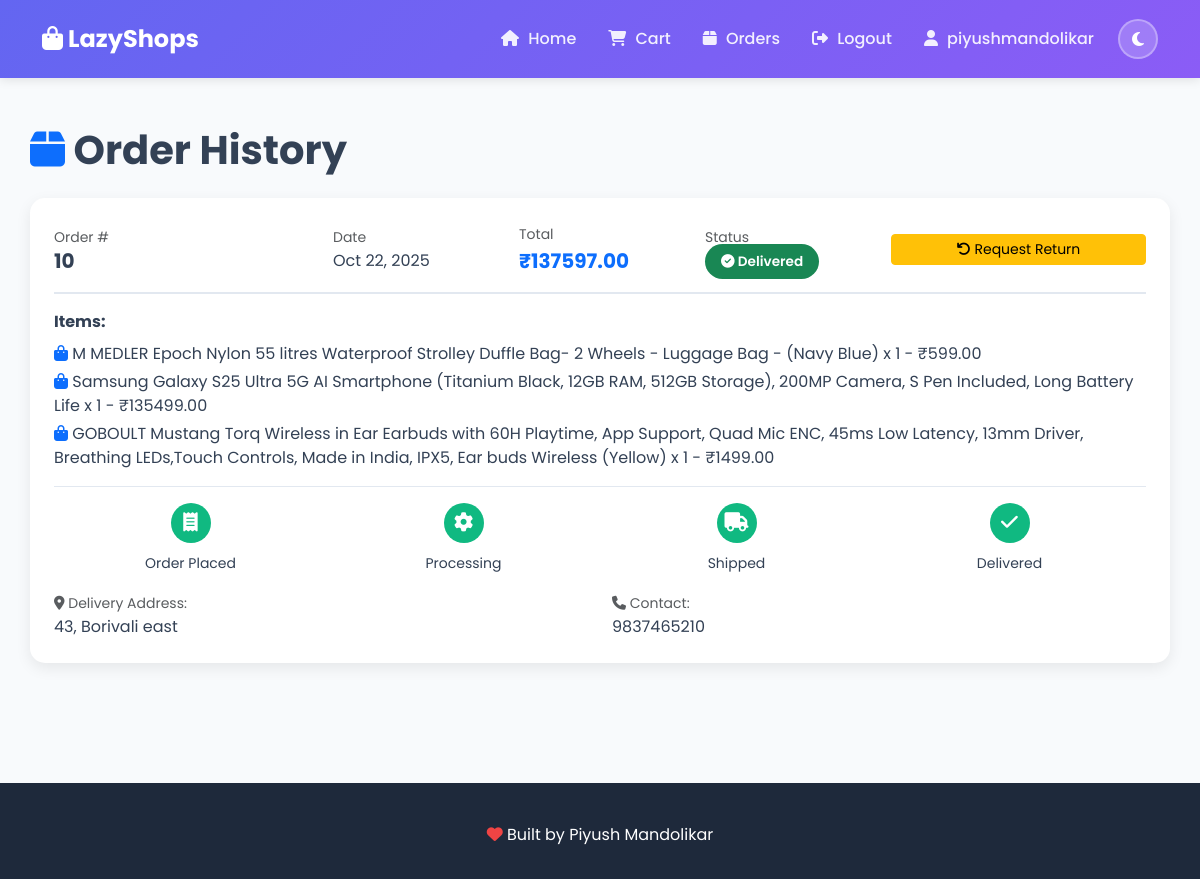
/order-history/ (signed in), run on the app's committed database.
### shop/models.py (models this page shows, shortened)
class Order(models.Model):
    STATUS_CHOICES = [
        ('pending', 'Pending'),
        ('processing', 'Processing'),
        ('shipped', 'Shipped'),
        ('delivered', 'Delivered'),
        ('cancelled', 'Cancelled'),
    ]
    customer = models.ForeignKey(User, on_delete=models.CASCADE)
    total_price = models.DecimalField(max_digits=10, decimal_places=2)
    address = models.CharField(max_length=300)
    phone = models.CharField(max_length=20)
    date = models.DateTimeField(default=datetime.datetime.now)
    status = models.CharField(max_length=20, choices=STATUS_CHOICES, default='pending')
    @staticmethod
    def get_orders_by_customer(customer_id):
        return Order.objects.filter(customer=customer_id).order_by('-date')

class OrderItem(models.Model):
    order = models.ForeignKey(Order, on_delete=models.CASCADE, related_name='items')
    product = models.ForeignKey(Product, on_delete=models.CASCADE)
    quantity = models.IntegerField(default=1)
    price = models.DecimalField(max_digits=10, decimal_places=2)

class Product(models.Model):
    name = models.TextField()
    price = models.DecimalField(max_digits=10, decimal_places=2)
    description = models.TextField()
    image = models.ImageField(upload_to='products/', blank=True, null=True)  # Keep for backward compatibility
    stock = models.IntegerField(default=0)
    seller = models.ForeignKey(User, on_delete=models.CASCADE, related_name='products')
    created_at = models.DateTimeField(auto_now_add=True)

### shop/views.py (the view)
# urls.py: path('order-history/', views.order_history, name='order_history'),
@login_required(login_url='login')
def order_history(request):
    orders = Order.get_orders_by_customer(request.user.id)
    return render(request, 'order_history.html', {'orders': orders})

### shop/models.py (called while the page is built)
    def is_seller(self):
        return self.user_type == 'seller'

### templates/order_history.html (shortened to what this page needs)
{% extends 'base.html' %}
{% block content %}
<h1 class="mb-4 fw-bold">
    <i class="fas fa-box text-primary"></i> Order History
</h1>
{% if orders %}
    {% for order in orders %}
    <div class="order-card">
        <div class="order-header">
            <div class="row align-items-center">
                <div class="col-md-3">
                    <small class="text-muted">Order #</small>
                    <h5 class="mb-0 fw-bold">{{ order.id }}</h5>
                </div>
                <div class="col-md-2">
                    <small class="text-muted">Date</small>
                    <p class="mb-0">{{ order.date|date:"M d, Y" }}</p>
                </div>
                <div class="col-md-2">
                    <small class="text-muted">Total</small>
                    <p class="mb-0 fw-bold text-primary fs-5">₹{{ order.total_price }}</p>
                </div>
                <div class="col-md-2">
                    <small class="text-muted">Status</small>
                    <p class="mb-0">
                        {% if order.status == 'pending' %}
                            <span class="status-badge bg-warning text-dark">
                                <i class="fas fa-clock"></i> Pending
                            </span>
                        {% elif order.status == 'processing' %}
                            <span class="status-badge bg-info text-white">
                                <i class="fas fa-cog fa-spin"></i> Processing
                            </span>
                        {% elif order.status == 'shipped' %}
                            <span class="status-badge bg-primary text-white">
                                <i class="fas fa-shipping-fast"></i> Shipped
                            </span>
                        {% elif order.status == 'delivered' %}
                            <span class="status-badge bg-success text-white">
                                <i class="fas fa-check-circle"></i> Delivered
                            </span>
                        {% elif order.status == 'cancelled' %}
                            <span class="status-badge bg-danger text-white">
                                <i class="fas fa-times-circle"></i> Cancelled
                            </span>
                        {% endif %}
                    </p>
                </div>
                <div class="col-md-3">
                    {% if order.status == 'pending' or order.status == 'processing' %}
                        <a href="{% url 'cancel_order' order.id %}" class="btn btn-sm btn-danger w-100"
                           onclick="return confirm('Are you sure you want to cancel this order?')">
                            <i class="fas fa-times-circle"></i> Cancel Order
                        </a>
                    {% elif order.status == 'delivered' %}
                        {% if order.return_requests.exists %}
                            {% with return_req=order.return_requests.first %}
                                {% if return_req.status == 'pending' %}
                                    <span class="badge bg-warning text-dark w-100 py-2">
                                        <i class="fas fa-hourglass-half"></i> Return Pending
                                    </span>
                                {% elif return_req.status == 'approved' %}
                                    <span class="badge bg-info text-white w-100 py-2">
                                        <i class="fas fa-check-circle"></i> Return Approved
                                    </span>
                                {% elif return_req.status == 'rejected' %}
                                    <span class="badge bg-danger text-white w-100 py-2">
                                        <i class="fas fa-times-circle"></i> Return Rejected
                                    </span>
                                {% elif return_req.status == 'item_received' %}
                                    <span class="badge bg-success text-white w-100 py-2">
                                        <i class="fas fa-box"></i> Item Received
                                    </span>
                                {% elif return_req.status == 'refund_processing' %}
                                    <span class="badge bg-primary text-white w-100 py-2">
                                        <i class="fas fa-money-bill-wave"></i> Refund Processing
                                    </span>
                                {% elif return_req.status == 'refund_completed' %}
                                    <span class="badge bg-success text-white w-100 py-2">
                                        <i class="fas fa-check-double"></i> Refund Completed
                                    </span>
                                {% endif %}
                            {% endwith %}
                        {% else %}
                            <a href="{% url 'request_return' order.id %}" class="btn btn-sm btn-warning w-100">
                                <i class="fas fa-undo"></i> Request Return
                            </a>
                        {% endif %}
                    {% endif %}
                </div>
            </div>
        </div>
        <div class="mb-3">
            <strong>Items:</strong>
            <ul class="list-unstyled mt-2">
                {% for item in order.items.all %}
                <li class="mb-1">
                    <i class="fas fa-shopping-bag text-primary"></i>
                    {{ item.product.name }} x {{ item.quantity }} - ₹{{ item.price }}
                </li>
                {% endfor %}
            </ul>
        </div>
        {% if order.status != 'cancelled' %}
        <div class="order-timeline">
            <div class="timeline-step completed">
                <div class="timeline-icon">
                    <i class="fas fa-receipt"></i>
                </div>
                <small>Order Placed</small>
            </div>
            <div class="timeline-step {% if order.status == 'processing' or order.status == 'shipped' or order.status == 'delivered' %}completed{% elif order.status == 'pending' %}active{% endif %}">
                <div class="timeline-icon">
                    <i class="fas fa-cog"></i>
                </div>
                <small>Processing</small>
            </div>
            <div class="timeline-step {% if order.status == 'shipped' or order.status == 'delivered' %}completed{% elif order.status == 'processing' %}active{% endif %}">
                <div class="timeline-icon">
                    <i class="fas fa-truck"></i>
                </div>
                <small>Shipped</small>
            </div>
            <div class="timeline-step {% if order.status == 'delivered' %}completed active{% endif %}">
                <div class="timeline-icon">
                    <i class="fas fa-check"></i>
                </div>
                <small>Delivered</small>
            </div>
        </div>
        {% endif %}
        <div class="row mt-3">
            <div class="col-md-6">
                <small class="text-muted">
                    <i class="fas fa-map-marker-alt"></i> Delivery Address:
                </small>
                <p class="mb-0">{{ order.address }}</p>
            </div>
            <div class="col-md-6">
                <small class="text-muted">
                    <i class="fas fa-phone"></i> Contact:
                </small>
                <p class="mb-0">{{ order.phone }}</p>
            </div>
        </div>
    </div>
    {% endfor %}
{% endif %}
{% endblock %}

### templates/base.html (shortened to what this page needs)
<!DOCTYPE html>
<html lang="en" data-bs-theme="light">
<head>
    <link href="https://cdn.jsdelivr.net/npm/bootstrap@5.3.2/dist/css/bootstrap.min.css" rel="stylesheet">
    <link rel="stylesheet" href="https://cdnjs.cloudflare.com/ajax/libs/font-awesome/6.5.1/css/all.min.css">
</head>
<body>
<nav class="navbar navbar-expand-lg navbar-dark">
    <div class="container">
        <a class="navbar-brand" href="{% url 'home' %}">
            <i class="fas fa-shopping-bag"></i> LazyShops
        </a>
        <div class="collapse navbar-collapse" id="navbarNav">
    <ul class="navbar-nav ms-auto align-items-center">
        <li class="nav-item">
            <a class="nav-link" href="{% url 'home' %}">
                <i class="fas fa-home"></i> Home
            </a>
        </li>
        {% if user.is_authenticated %}
            {% if user.profile.is_seller %}
                <li class="nav-item">
                    <a class="nav-link" href="{% url 'seller_dashboard' %}">
                        <i class="fas fa-tachometer-alt"></i> Dashboard
                    </a>
                </li>
                <li class="nav-item">
                    <a class="nav-link" href="{% url 'add_product' %}">
                        <i class="fas fa-plus-circle"></i> Add Product
                    </a>
                </li>
            {% else %}
                <li class="nav-item">
                    <a class="nav-link" href="{% url 'cart' %}">
                        <i class="fas fa-shopping-cart"></i> Cart
                    </a>
                </li>
                <li class="nav-item">
                    <a class="nav-link" href="{% url 'order_history' %}">
                        <i class="fas fa-box"></i> Orders
                    </a>
                </li>
            {% endif %}
            <li class="nav-item">
                <a class="nav-link" href="{% url 'logout' %}">
                    <i class="fas fa-sign-out-alt"></i> Logout
                </a>
            </li>
            <li class="nav-item">
                <span class="nav-link">
                    <i class="fas fa-user"></i> {{ user.username }}
                </span>
            </li>
        {% endif %}
        <li class="nav-item ms-2">
            <button class="theme-toggle" id="themeToggle" title="Toggle theme">
                <i class="fas fa-moon" id="themeIcon"></i>
            </button>
        </li>
    </ul>
</div>
    </div>
</nav>
    <div class="container main-container fade-in">
        {% block content %}{% endblock %}
    </div>
    <footer>
        <div class="container text-center">
                        <p class="mb-0 mt-2">
                <i class="fas fa-heart" style="color: #ef4444;"></i> Built by Piyush Mandolikar
            </p>
        </div>
    </footer>
</body>
</html>

### templates/base.html (style rules this page uses)
:root { --primary-color: #6366f1; --secondary-color: #8b5cf6; --dark-color: #1e293b; --light-color: #f8fafc; --success-color: #10b981; --danger-color: #ef4444; }
[data-bs-theme="light"] { --bs-body-bg: #f8fafc; --bs-body-color: #334155; --card-bg: #ffffff; }
* { margin: 0; padding: 0; box-sizing: border-box; }
body { font-family: 'Poppins', sans-serif; background-color: var(--bs-body-bg); color: var(--bs-body-color); transition: background-color 0.3s ease, color 0.3s ease; }
.navbar { background: linear-gradient(135deg, var(--primary-color), var(--secondary-color)); box-shadow: 0 2px 10px rgba(0,0,0,0.1); padding: 1rem 0; }
.navbar-brand { font-size: 1.5rem; font-weight: 700; color: white !important; }
.navbar-nav .nav-link { color: rgba(255,255,255,0.9) !important; font-weight: 500; margin: 0 0.5rem; transition: all 0.3s ease; }
.nav-link i { margin-right: 5px; }
.theme-toggle { background: rgba(255,255,255,0.2); border: 2px solid rgba(255,255,255,0.3); color: white; border-radius: 50%; width: 40px; height: 40px; display: flex; align-items: center; justify-content: center; cursor: pointer; transition: all 0.3s ease; }
.main-container { min-height: calc(100vh - 200px); padding: 2rem 0; }
footer { background: var(--dark-color); color: white; padding: 2rem 0; margin-top: 4rem; }
.fade-in { animation: fadeIn 0.8s ease; }

### templates/order_history.html (style rules this page uses)
.order-card { background: var(--card-bg); border-radius: 15px; padding: 1.5rem; margin-bottom: 1.5rem; box-shadow: 0 5px 15px rgba(0,0,0,0.08); transition: all 0.3s ease; }
.order-header { border-bottom: 2px solid #e2e8f0; padding-bottom: 1rem; margin-bottom: 1rem; }
.status-badge { padding: 0.5rem 1rem; border-radius: 20px; font-weight: 600; font-size: 0.85rem; }
.order-timeline { display: flex; justify-content: space-between; align-items: center; margin-top: 1rem; padding-top: 1rem; border-top: 1px solid #e2e8f0; }
.timeline-step { text-align: center; flex: 1; position: relative; }
.timeline-step.active .timeline-icon { background: #6366f1; color: white; }
.timeline-step.completed .timeline-icon { background: #10b981; color: white; }
.timeline-icon { width: 40px; height: 40px; border-radius: 50%; background: #e2e8f0; color: #64748b; display: flex; align-items: center; justify-content: center; margin: 0 auto 0.5rem; font-size: 1.2rem; }

### data on the page
Order: id "10", date "Oct 22, 2025", total_price "137597.00", status "delivered" (drawn), address "43, Borivali east", phone "9837465210"
OrderItem: product.name "M MEDLER Epoch Nylon 55 litres Waterproof Strolley Duffle Bag- 2 Wheels - Luggage Bag - (Navy Blue)", quantity "1", price "599.00"
OrderItem: product.name "Samsung Galaxy S25 Ultra 5G AI Smartphone (Titanium Black, 12GB RAM, 512GB Storage), 200MP Camera, S Pen Included, Long Battery Life", quantity "1", price "135499.00"
OrderItem: product.name "GOBOULT Mustang Torq Wireless in Ear Earbuds with 60H Playtime, App Support, Quad Mic ENC, 45ms Low Latency, 13mm Driver, Breathing LEDs,Touch Controls, Made in India, IPX5, Ear buds Wireless (Yellow)", quantity "1", price "1499.00"

### other printed values
{{ user.username }} "piyushmandolikar"
